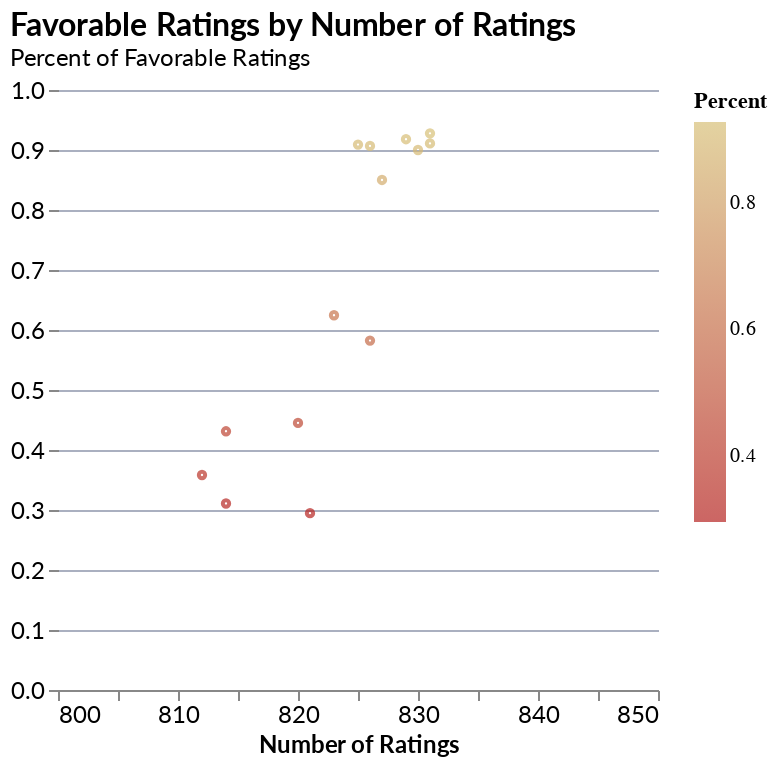

The notebook cell this image was saved under:
### Code cell
fav_count_chart = alt.Chart(fav_rating_count).mark_point(size=10).encode(
    x = alt.X('total:Q', title = 'Number of Ratings', scale=alt.Scale(domain=[800, 850]), axis = alt.Axis(labelFontSize=12, titleFontSize=12)),
    y = alt.Y('percent_1:Q', title = None, axis = alt.Axis(labelFontSize=12)),
    color = alt.Color('percent_1:Q', title = 'Percent',
                      scale=alt.Scale(range="ramp"))
).properties(
    title = {
        "text": "Favorable Ratings by Number of Ratings",
        "subtitle": "Percent of Favorable Ratings",
        "fontSize": 16,
        "subtitleFontSize": 12
    }
)

fav_count_chart

### Figure 1 — Vega-Lite specification as saved in the notebook (floating-point values rounded to 4 significant figures)
{"config": {"title": {"anchor": "start", "font": "Lato", "fontSize": 20, "subtitleFontSize": 18, "subtitleFont": "Lato"}, "axisX": {"titleFontSize": 16, "labelFontSize": 14, "grid": false, "labelFont": "Lato"}, "axisY": {"domain": false, "titleFontSize": 16, "titleAngle": 0, "titleBaseline": "bottom", "titleAnchor": "start", "labelFontSize": 14, "grid": true, "gridColor": "#aab0c0", "gridWidth": 1, "labelFont": "Lato"}, "axis": {"labelFont": "Lato", "titleFont": "Lato", "titleFontSize": 16, "labelFontSize": 14}, "background": "#FFFFFF", "view": {"stroke": null}, "range": {"category": ["#B62321", "#A1A332", "#15509F", "#3B444B", "#D7C078", "#DC5026"], "ramp": ["#B62321", "#BD4232", "#C36244", "#CA8155", "#D0A167", "#D7C078"], "diverging": ["#15509F", "#638ABF", "#B1C5DF", "#FFFFFF", "#F3C5B7", "#E88A6E", "#DC5026"]}, "area": {}, "line": {}, "point": {}, "text": {"fontSize": 14}, "bar": {"binSpacing": 1, "size": 25}, "facet": {"titleFontSize": 16}, "notes": {"fontSize": 12}, "sources": {"fontSize": 12, "anchor": "right"}}, "data": {"name": "data-061104a10533fd1d2a9367c740c82cf4"}, "mark": {"type": "point", "size": 10}, "encoding": {"color": {"field": "percent_1", "scale": {"range": "ramp"}, "title": "Percent", "type": "quantitative"}, "x": {"axis": {"labelFontSize": 12, "titleFontSize": 12}, "field": "total", "scale": {"domain": [800, 850]}, "title": "Number of Ratings", "type": "quantitative"}, "y": {"axis": {"labelFontSize": 12}, "field": "percent_1", "title": null, "type": "quantitative"}}, "title": {"text": "Favorable Ratings by Number of Ratings", "subtitle": "Percent of Favorable Ratings", "fontSize": 16, "subtitleFontSize": 12}, "$schema": "https://vega.github.io/schema/vega-lite/v5.20.1.json", "datasets": {"data-061104a10533fd1d2a9367c740c82cf4": [{"character": "Anakin Skywalker", "rating_mapped": "Favorable", "count": 514, "percent": 62.0, "total": 823, "percent_1": 0.6245}, {"character": "Boba Fett", "rating_mapped": "Favorable", "count": 291, "percent": 36.0, "total": 812, "percent_1": 0.3584}, {"character": "C-3P0", "rating_mapped": "Favorable", "count": 703, "percent": 85.0, "total": 827, "percent_1": 0.8501}, {"character": "Darth Vader", "rating_mapped": "Favorable", "count": 481, "percent": 58.0, "total": 826, "percent_1": 0.5823}, {"character": "Emperor Palpatine", "rating_mapped": "Favorable", "count": 253, "percent": 31.0, "total": 814, "percent_1": 0.3108}, {"character": "Han Solo", "rating_mapped": "Favorable", "count": 761, "percent": 92.0, "total": 829, "percent_1": 0.918}, {"character": "Jar Jar Binks", "rating_mapped": "Favorable", "count": 242, "percent": 29.0, "total": 821, "percent_1": 0.2948}, {"character": "Lando Calrissian", "rating_mapped": "Favorable", "count": 365, "percent": 45.0, "total": 820, "percent_1": 0.4451}, {"character": "Luke Skywalker", "rating_mapped": "Favorable", "count": 771, "percent": 93.0, "total": 831, "percent_1": 0.9278}, {"character": "Obi Wan Kenobi", "rating_mapped": "Favorable", "count": 750, "percent": 91.0, "total": 825, "percent_1": 0.9091}, {"character": "Padme Amidala", "rating_mapped": "Favorable", "count": 351, "percent": 43.0, "total": 814, "percent_1": 0.4312}, {"character": "Princess Leia Organa", "rating_mapped": "Favorable", "count": 757, "percent": 91.0, "total": 831, "percent_1": 0.911}, {"character": "R2 D2", "rating_mapped": "Favorable", "count": 747, "percent": 90.0, "total": 830, "percent_1": 0.9}, {"character": "Yoda", "rating_mapped": "Favorable", "count": 749, "percent": 91.0, "total": 826, "percent_1": 0.9068}]}}
